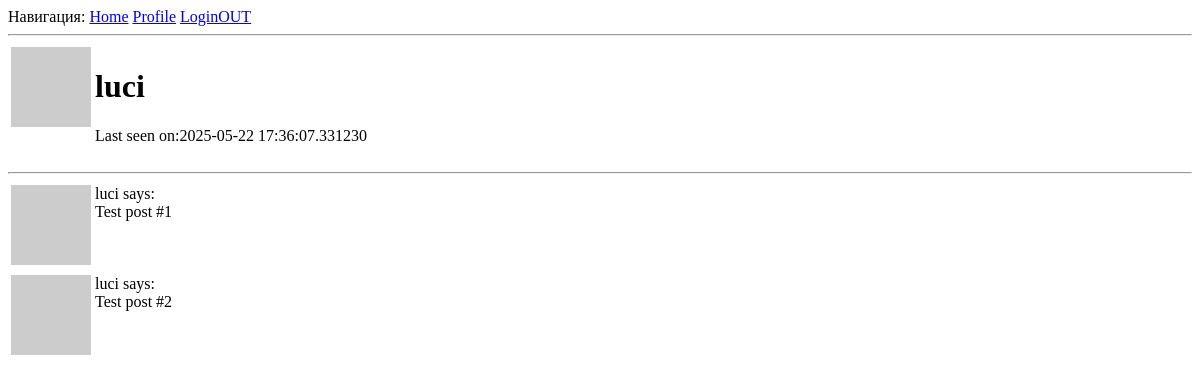
Before: /user/luci (signed in) with the older database file.
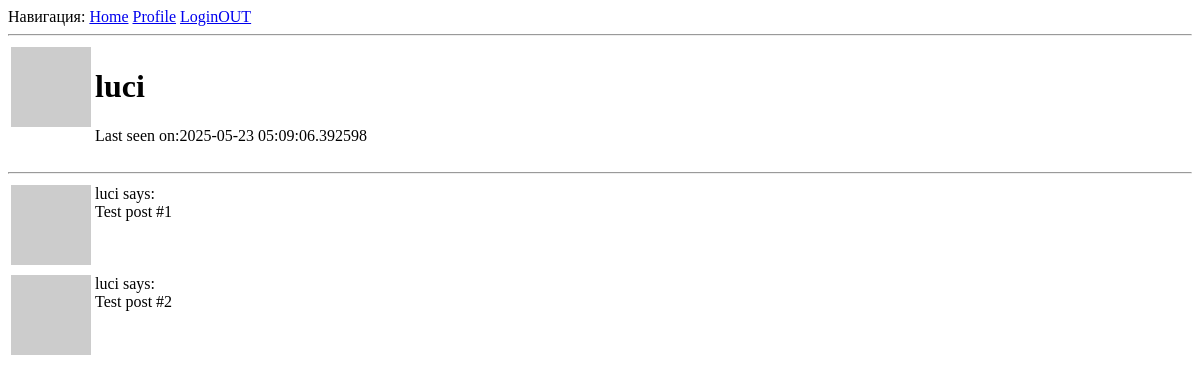
After: the same page with the newer database file.
### app/models.py (models this page shows, shortened)
class User(UserMixin, db.Model):
    tablename = 'users'
    id: so.Mapped[int] = so.mapped_column(primary_key=True)
    username: so.Mapped[str] = so.mapped_column(sa.String(64), index=True, unique=True)
    email: so.Mapped[str] = so.mapped_column(sa.String(60), index=True, unique=True)
    password_hash: so.Mapped[Optional[str]] = so.mapped_column(sa.String(256))
    posts: so.WriteOnlyMapped['Post'] = so.relationship(back_populates='author')
    about_me: so.Mapped[Optional[str]] = so.mapped_column(sa.String(140))
    last_seen: so.Mapped[Optional[datetime]] = so.mapped_column(default=lambda: datetime.now(timezone.utc))
    following: so.WriteOnlyMapped['User'] = so.relationship(
        secondary=followers,
        primaryjoin=(followers.c.follower_id == id),
        secondaryjoin=(followers.c.followed_id == id),
        back_populates='followers'
    )
    followers: so.WriteOnlyMapped['User'] = so.relationship(
        secondary=followers,
        primaryjoin=(followers.c.followed_id == id),
        secondaryjoin=(followers.c.follower_id == id),
        back_populates='following'
    )
    def avatar(self, size):
        digest = md5(self.email.lower().encode('utf-8')).hexdigest()
        return f'https://www.gravatar.com/avatar/{digest}?d=retro&s={size}'

### app/routes.py (the view)
@app.route('/user/<username>')
@login_required
def user(username):
    user = db.first_or_404(sa.select(User).where(User.username == username))
    posts = [
        {'author': user, 'body': 'Test post #1'},
        {'author': user, 'body': 'Test post #2'},
    ]
    return render_template('user.html', user=user, posts=posts)

### app/models.py (called while the page is built)
@login.user_loader
def load_user(id):
    return db.session.get(User, int(id))

### app/routes.py (called while the page is built)
@app.before_request
def before_request():
    if current_user.is_authenticated:
        current_user.last_seen = datetime.now(timezone.utc)
        db.session.commit()

### app/templates/user.html (shortened to what this page needs)
{% extends "base.html" %}
{% block content %}
    <table>
        <tr valign="top">
            <td><img src="{{ user.avatar(128) }}"></td>
            <td>
                <h1>{{ user.username }}</h1>
                {% if user.last_seen %}<p>Last seen on:{{ user.last_seen }}</p>{% endif %}
            </td>
        </tr>
    </table>
    <hr>
    {% for post in posts %}
        {% include '_post.html' %}
    {% endfor %}
{% endblock %}

### app/templates/base.html (shortened to what this page needs)
<!doctype html>
 <html>
    <head>
    </head>
    <body>
        <div>
            Навигация:
                <a href="{{ url_for('index') }}">Home</a>
                {% if current_user.is_anonymous %}
                    <a href="{{ url_for('login') }}">Login</a>
                {% else %}
                    <a href="{{ url_for('user', username = current_user.username) }}">Profile</a>
                    <a href="{{ url_for('logout') }}">LoginOUT</a>
                {% endif %}
        </div>
        <hr>
        {% block content %}{% endblock %}
    </body>
 </html>

### app/templates/_post.html
<table>
    <tr valign="top">
        <td><img src="{{ post.author.avatar(36) }}"></td>
        <td>{{ post.author.username }} says:<br>{{ post.body }}</td>
    </tr>
</table>

Changed rows visible on the page:
changed User "luci": last_seen "2025-05-22 17:36:07.331230" → "2025-05-23 05:09:06.392598"
